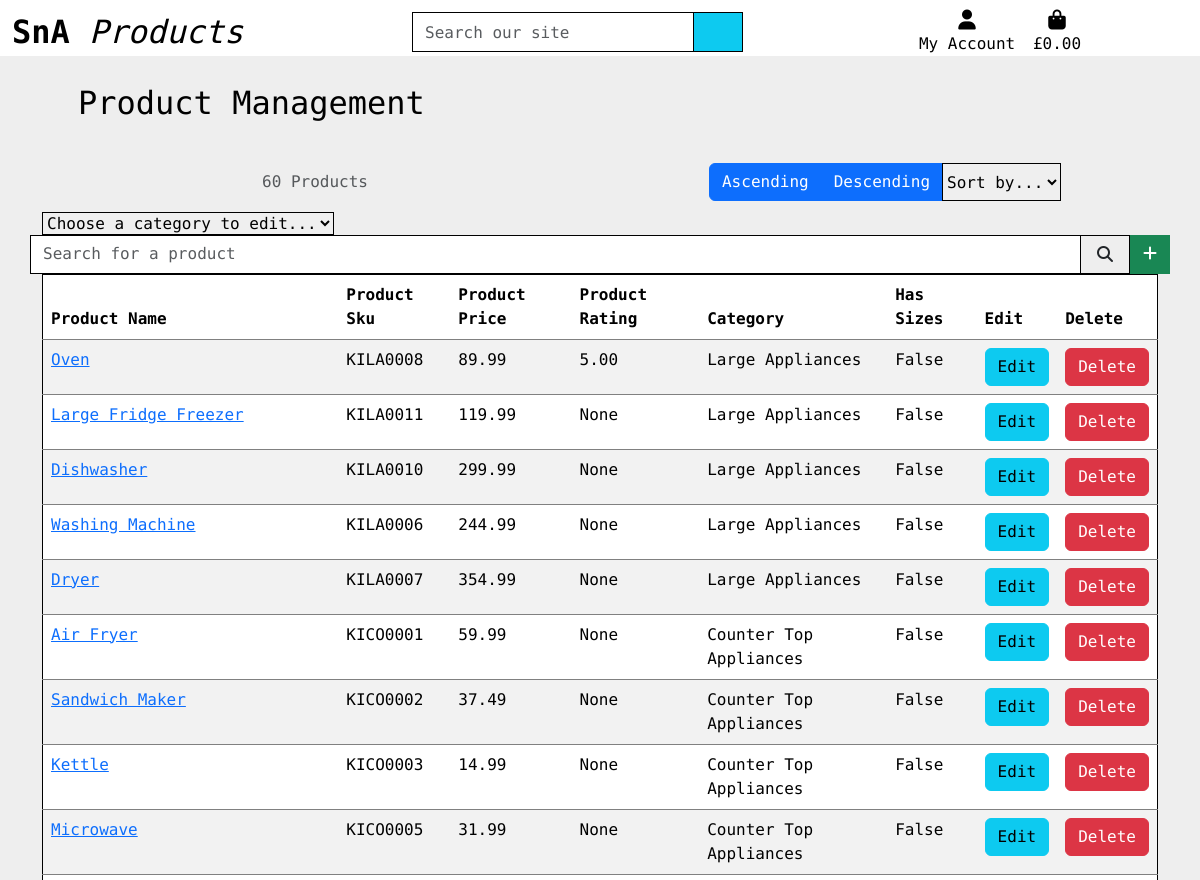
The app's page /products/manage (signed in, upper part), older data.
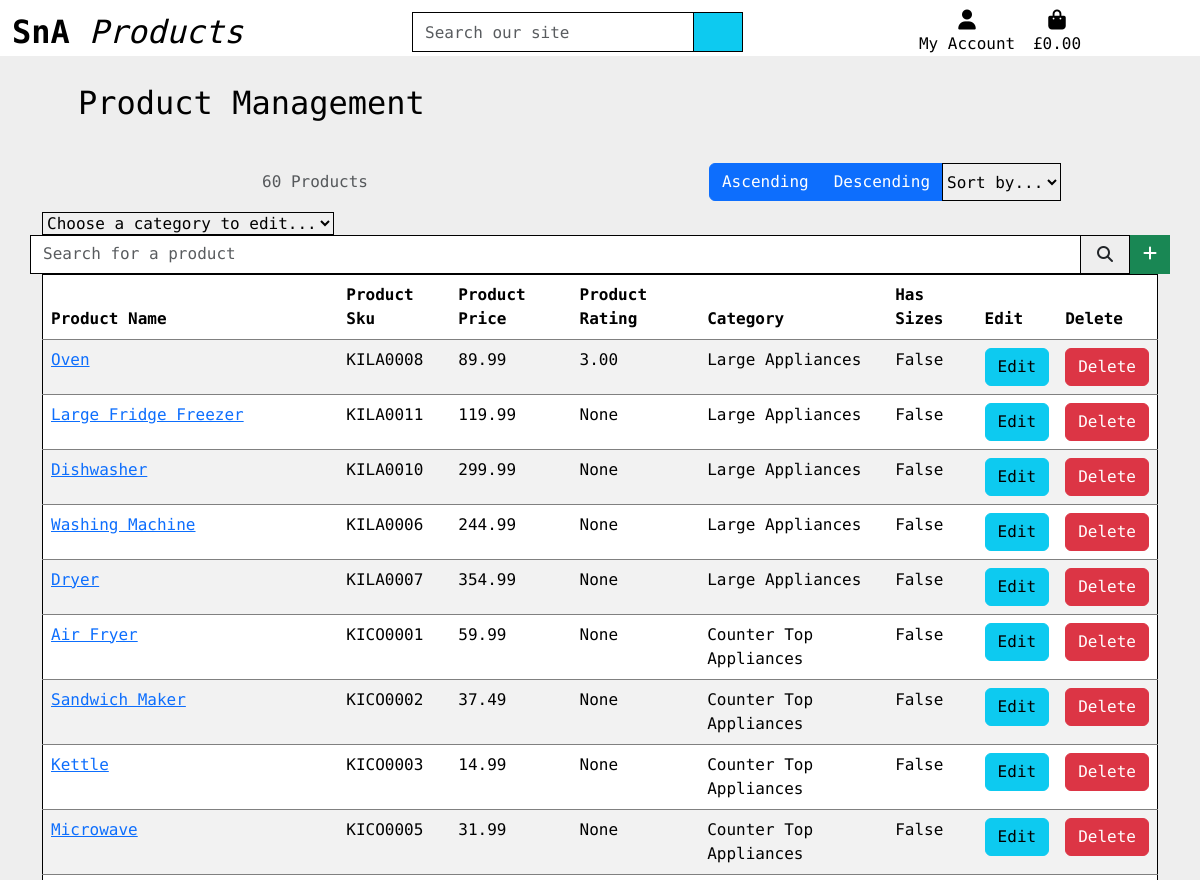
The same page, newer data.
### products/models.py (models this page shows, shortened)
class Product(models.Model):
    category = models.ForeignKey('Category', limit_choices_to={'type': 1},  null=True, blank=True,
                                 on_delete=models.SET_NULL, default=18)
    sku = models.CharField(max_length=254, unique=True, editable=False)
    name = models.CharField(max_length=254)
    description = models.TextField()
    price = models.DecimalField(max_digits=6, decimal_places=2)
    rating = models.DecimalField(max_digits=6, decimal_places=2, null=True, blank=True)
    image = CloudinaryField('image', default='placeholder')
    has_sizes = models.BooleanField(null=True, blank=True, default=False)
    def get_category_name(self):
        if self.category is not None:
            return self.category.display_name
        else:
            return "No Category"

class Category(models.Model):
    class Meta:
        verbose_name_plural = 'Categories'
    parent = models.ForeignKey('self', related_name='children', on_delete=models.CASCADE, blank=True, null=True)
    name = models.CharField(max_length=254)
    display_name = models.CharField(max_length=254, null=True, blank=True)
    type = models.IntegerField(choices=CATEGORY_TYPE, editable=False)
    def get_display_name(self):
        return self.display_name

### products/views.py (the view, shortened to what this page needs)
# urls.py: path('manage', views.manage_products, name='manage_products'),
@login_required
def manage_products(request):
    if not request.user.is_superuser:
        messages.error(request, 'Sorry, only shop admins can do that.')
        return redirect(reverse('home'))
    products = Product.objects.all()
    query = None
    categories = None
    sort = None
    direction = None
    display_sorting = {}
    display_category = None
    sort_option = f'{sort}_{direction}'
    all_categories = Category.objects.all()
    context = {
        'all_categories': all_categories,
        'products': products,
        'search_term': query,
        'current_categories': categories,
        'current_sorting': sort_option,
        'display_sorting': display_sorting,
        'display_category': display_category,
    }
    return render(request, 'products/manage_products.html', context)

### products/templates/products/manage_products.html (shortened to what this page needs)
{% extends "base.html" %}
{% load static %}
{% block content %}
    <div class="container-md px-4 py-1">
        <h2 class="m-4"><a href="{% url 'manage_products' %}" class="no-link-decoration">Product Management</a></h2>
    </div>
    <div class="container container-fluid">
        <div class="row mt-1">
            <div class="col-12 col-md-6 my-auto order-md-last d-flex justify-content-center">
                <div class="btn-group" role="group" aria-label="Button group to select the order of products">
                    <button type="button" class="btn btn-primary" id="button-asc">Ascending</button>
                    <button type="button" class="btn btn-primary" id="button-desc">Descending</button>
                    <div class="btn-group sort-select-wrapper" role="group">
                        <select id="sort-selector" class="custom-select custom-select-sm rounded-0 border border-{% if current_sorting != 'None_None' %}info{% else %}black{% endif %}">
                            <option value="reset" {% if current_sorting == 'None_None' %}selected{% endif %}>Sort by...</option>
                        </select>
                    </div>
                </div>
            </div>
            <div class="col-12 col-md-6 order-md-first">
                <p class="text-muted mt-3 text-center text-md-left">
                    {{ products|length }} Products{% if search_term %} found for <strong>"{{ search_term }}"</strong>{% endif %}
                </p>
            </div>
        </div>
        <div class="btn-group sort-select-wrapper" role="group">
            <select id="category-selector" class="custom-select custom-select-sm rounded-0 border-black">
                <option value="reset" >Choose a category to edit...</option>
            </select>
        </div>
        <div class="row">
            <form method="GET" class="p-0 px-lg-3gi" action="{% url 'manage_products' %}">
              <div class="input-group">
                <input class="form-control border border-black rounded-0" type="text" name="manage_search" placeholder="Search for a product">
                <div class="input-group-append d-flex justify-content-between">
                  <button class="form-control btn border border-black rounded-0" type="submit">
                    <span class="icon">
                      <i class="fa-solid fa-magnifying-glass"></i>
                    </span>
                  </button>
                  <a class="btn btn-success rounded-0" href="{% url 'add_product' %}"><i class="fa-solid fa-plus"></i></a>
                </div>
              </div>
            </form>
        </div>
        <table class="table table-striped border-black">
            <thead>
                <tr>
                    <th scope="col">Product Name</th>
                    <th scope="col">Product Sku</th>
                    <th scope="col" class="d-none d-lg-table-cell">Product Price</th>
                    <th scope="col" class="d-none d-lg-table-cell">Product Rating</th>
                    <th scope="col" class="d-none d-lg-table-cell">Category</th>
                    <th scope="col" class="d-none d-lg-table-cell">Has Sizes</th>
                    <th scope="col">Edit</th>
                    <th scope="col">Delete</th>
                </tr>
            </thead>
            {% for product in products %}
            <tr>
                <td><a href="{% url 'product_detail' product.id %}">{{ product.name }}</a></td>
                <td>{{ product.sku }}</td>
                <td class="d-none d-lg-table-cell">{{ product.price }}</td>
                <td class="d-none d-lg-table-cell">{{ product.rating }}</td>
                <td class="d-none d-lg-table-cell">{{ product.get_category_name }}</td>
                <td class="d-none d-lg-table-cell">{{ product.has_sizes }}</td>
                <td><a class="btn btn-info" href="{% url 'edit_product' product.id %}">Edit</a></td>
                <td><a class="btn btn-danger" href="{% url 'delete_product' product.id %}">Delete</a></td>
            </tr>
            {% endfor %}
        </table>
    </div>
{% endblock content %}

Row changes from the older to the newer data that the page shows:
changed Product "Oven": rating "5.00" → "3.00"
